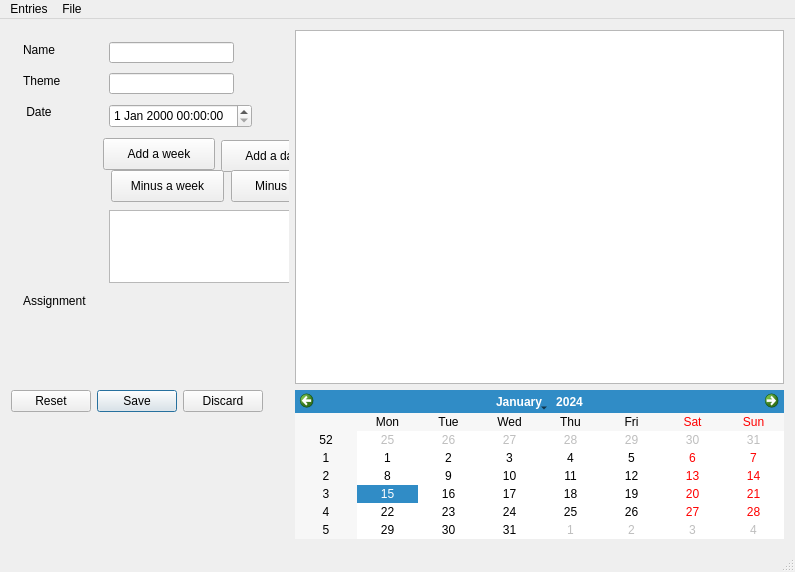
<?xml version="1.0" encoding="UTF-8"?>
<ui version="4.0">
 <class>MainWindow</class>
 <widget class="QMainWindow" name="MainWindow">
  <property name="geometry">
   <rect>
    <x>0</x>
    <y>0</y>
    <width>795</width>
    <height>572</height>
   </rect>
  </property>
  <property name="windowTitle">
   <string>MainWindow</string>
  </property>
  <widget class="QWidget" name="centralWidget">
   <layout class="QFormLayout" name="formLayout">
    <item row="0" column="0">
     <widget class="QStackedWidget" name="stackedWidget">
      <property name="currentIndex">
       <number>1</number>
      </property>
      <widget class="QWidget" name="listpage">
       <layout class="QGridLayout" name="gridLayout">
        <item row="0" column="0">
         <widget class="QListWidget" name="listWidget"/>
        </item>
       </layout>
      </widget>
      <widget class="QWidget" name="detailpage">
       <widget class="QLabel" name="classeslabel">
        <property name="geometry">
         <rect>
          <x>12</x>
          <y>12</y>
          <width>36</width>
          <height>16</height>
         </rect>
        </property>
        <property name="text">
         <string>Name</string>
        </property>
       </widget>
       <widget class="QLineEdit" name="nameEdit">
        <property name="geometry">
         <rect>
          <x>98</x>
          <y>12</y>
          <width>125</width>
          <height>21</height>
         </rect>
        </property>
       </widget>
       <widget class="QLabel" name="themelabel">
        <property name="geometry">
         <rect>
          <x>12</x>
          <y>43</y>
          <width>42</width>
          <height>16</height>
         </rect>
        </property>
        <property name="text">
         <string>Theme</string>
        </property>
       </widget>
       <widget class="QLineEdit" name="themeEdit">
        <property name="geometry">
         <rect>
          <x>98</x>
          <y>43</y>
          <width>125</width>
          <height>21</height>
         </rect>
        </property>
       </widget>
       <widget class="QLabel" name="datelabel">
        <property name="geometry">
         <rect>
          <x>12</x>
          <y>74</y>
          <width>32</width>
          <height>16</height>
         </rect>
        </property>
        <property name="text">
         <string> Date</string>
        </property>
       </widget>
       <widget class="QDateTimeEdit" name="expirationdateEdit">
        <property name="geometry">
         <rect>
          <x>98</x>
          <y>74</y>
          <width>143</width>
          <height>24</height>
         </rect>
        </property>
       </widget>
       <widget class="QPushButton" name="Button1">
        <property name="geometry">
         <rect>
          <x>92</x>
          <y>108</y>
          <width>112</width>
          <height>32</height>
         </rect>
        </property>
        <property name="text">
         <string>Add a week</string>
        </property>
       </widget>
       <widget class="QLabel" name="assignmentlabel">
        <property name="geometry">
         <rect>
          <x>12</x>
          <y>263</y>
          <width>72</width>
          <height>16</height>
         </rect>
        </property>
        <property name="text">
         <string>Assignment</string>
        </property>
       </widget>
       <widget class="QPushButton" name="Button2">
        <property name="geometry">
         <rect>
          <x>210</x>
          <y>110</y>
          <width>106</width>
          <height>32</height>
         </rect>
        </property>
        <property name="text">
         <string>Add a day </string>
        </property>
       </widget>
       <widget class="QPlainTextEdit" name="assignmentEdit">
        <property name="geometry">
         <rect>
          <x>98</x>
          <y>180</y>
          <width>269</width>
          <height>73</height>
         </rect>
        </property>
       </widget>
       <widget class="QPushButton" name="Button3">
        <property name="geometry">
         <rect>
          <x>100</x>
          <y>140</y>
          <width>113</width>
          <height>32</height>
         </rect>
        </property>
        <property name="text">
         <string>Minus a week</string>
        </property>
       </widget>
       <widget class="QPushButton" name="Button4">
        <property name="geometry">
         <rect>
          <x>220</x>
          <y>140</y>
          <width>113</width>
          <height>32</height>
         </rect>
        </property>
        <property name="text">
         <string>Minus a day</string>
        </property>
       </widget>
      </widget>
     </widget>
    </item>
    <item row="0" column="1">
     <widget class="QTextEdit" name="textEdit"/>
    </item>
    <item row="1" column="0">
     <widget class="QDialogButtonBox" name="buttonBox">
      <property name="standardButtons">
       <set>QDialogButtonBox::Discard|QDialogButtonBox::Reset|QDialogButtonBox::Save</set>
      </property>
     </widget>
    </item>
    <item row="1" column="1">
     <widget class="QCalendarWidget" name="calendarWidget"/>
    </item>
   </layout>
  </widget>
  <widget class="QStatusBar" name="statusBar"/>
  <widget class="QMenuBar" name="menuBar">
   <property name="geometry">
    <rect>
     <x>0</x>
     <y>0</y>
     <width>795</width>
     <height>22</height>
    </rect>
   </property>
   <widget class="QMenu" name="menuEntries">
    <property name="title">
     <string>Entries</string>
    </property>
    <addaction name="actionAdd"/>
    <addaction name="actionEdit"/>
    <addaction name="actionRemove"/>
   </widget>
   <widget class="QMenu" name="menuFile">
    <property name="title">
     <string>File</string>
    </property>
    <addaction name="actionOpen"/>
    <addaction name="actionNew"/>
   </widget>
   <addaction name="menuEntries"/>
   <addaction name="menuFile"/>
  </widget>
  <action name="actionOpen">
   <property name="text">
    <string>Open</string>
   </property>
  </action>
  <action name="actionNew">
   <property name="text">
    <string>New</string>
   </property>
  </action>
  <action name="actionAdd">
   <property name="text">
    <string>Add</string>
   </property>
  </action>
  <action name="actionEdit">
   <property name="text">
    <string>Edit</string>
   </property>
  </action>
  <action name="actionRemove">
   <property name="text">
    <string>Remove</string>
   </property>
  </action>
 </widget>
 <layoutdefault spacing="6" margin="11"/>
 <resources/>
 <connections/>
</ui>
